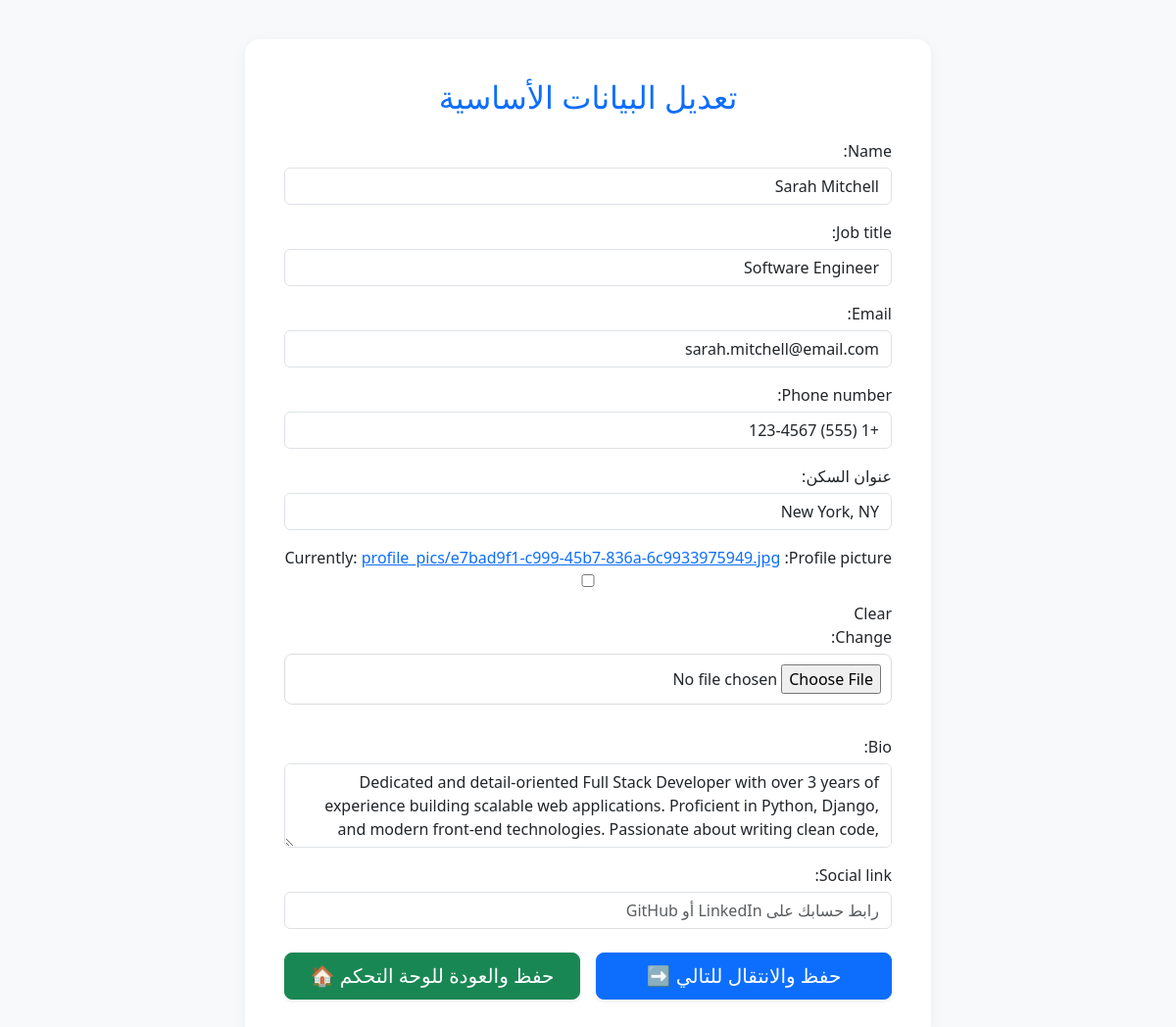
/edit/profile/19/ (signed in), run on an earlier commit of the app's database.
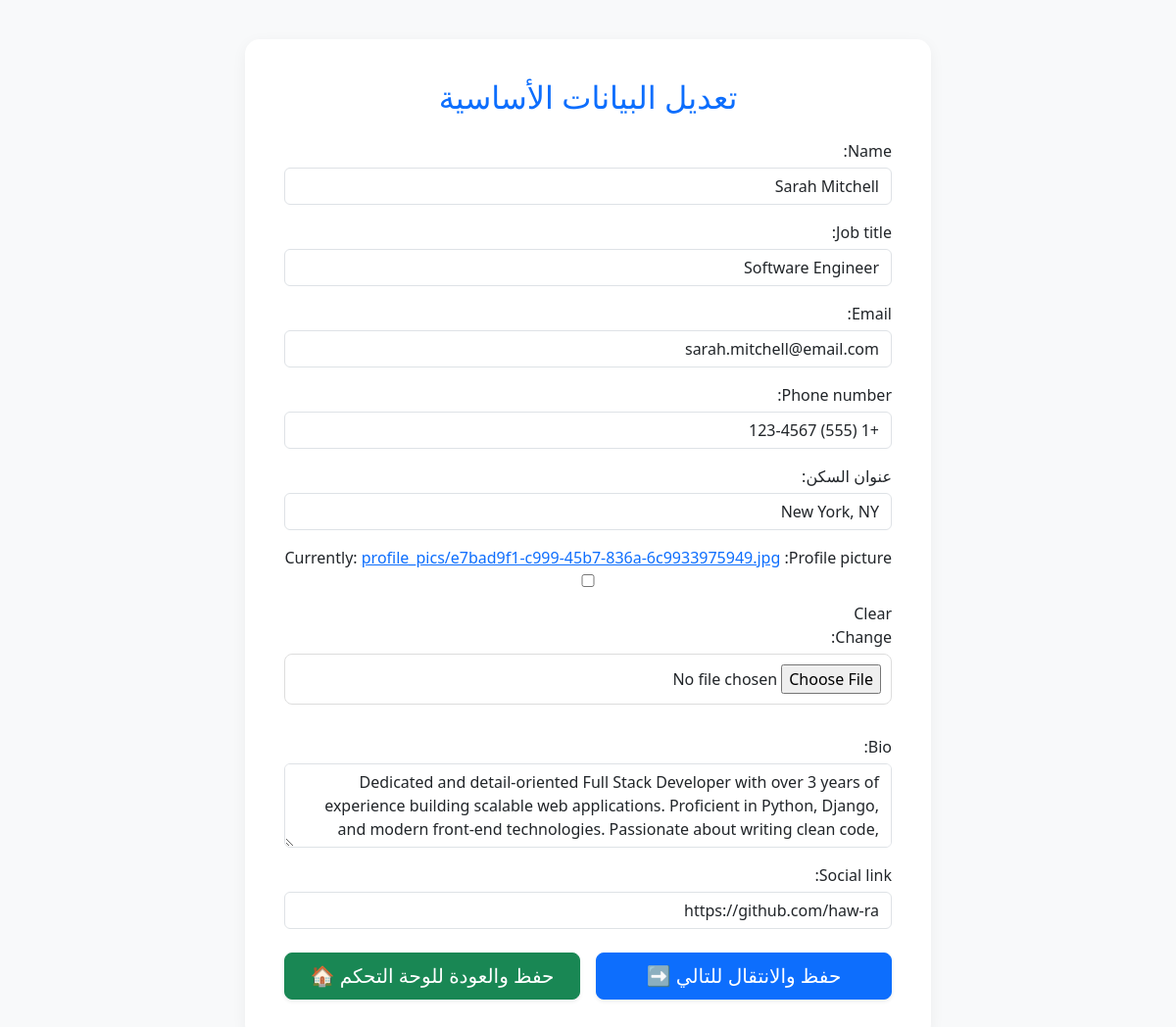
And on a later commit of the database.
### cv_app/models.py (models this page shows, shortened)
class Profile(models.Model):
    user = models.ForeignKey(settings.AUTH_USER_MODEL, on_delete=models.CASCADE, null=True, blank=True)
    STYLE_CHOICES = [
        ('classic', 'كلاسيك أبيض - Classic White'),
        ('modern-dark', 'مودرن غامق - Modern Dark'),
        ('creative-blue', 'إبداعي أزرق - Creative Blue'),
        ('elegant', 'أنيق ومقسم - Elegant Minimal'),
    ]
    name = models.CharField(max_length=100)
    job_title = models.CharField(max_length=100)
    email = models.EmailField()
    phone_number = models.CharField(max_length=20, blank=True, null=True) # رقم الموبايل
    address = models.CharField(max_length=200, blank=True, null=True, verbose_name="عنوان السكن")
    profile_picture = models.ImageField(upload_to='profile_pics/', blank=True, null=True) # الصورة الشخصية
    cv_style = models.CharField(
        max_length=30,
        choices=STYLE_CHOICES,
        default='classic',
        verbose_name='نمط السيرة الذاتية'
    )
    bio = models.TextField()
    social_link = models.URLField(blank=True, null=True)

### cv_app/views.py (the view)
# urls.py: path('edit/profile/<int:profile_id>/', views.edit_profile, name='edit_profile'),
@login_required
def edit_profile(request, profile_id):
    profile = get_object_or_404(Profile, id=profile_id, user=request.user)
    if request.method == 'POST':
        form = ProfileForm(request.POST, request.FILES, instance=profile)
        if form.is_valid():
            form.save()
            if request.POST.get('save_action') == 'next':
                return redirect('add_education', profile_id=profile.id)
            else:
                return redirect('dashboard')
    else:
        form = ProfileForm(instance=profile)
    return render(request, 'edit_profile.html', {'form': form, 'profile': profile})

### cv_app/forms.py
class ProfileForm(forms.ModelForm):
    class Meta:
        model = Profile
        fields = ['name', 'job_title', 'email', 'phone_number', 'address', 'profile_picture', 'bio', 'social_link']
        widgets = {
            'name': forms.TextInput(attrs={'class': 'form-control', 'placeholder': 'الاسم الكامل'}),
            'job_title': forms.TextInput(attrs={'class': 'form-control', 'placeholder': 'المسمى الوظيفي (مثلاً: مطور برمجيات)'}),
            'email': forms.EmailInput(attrs={'class': 'form-control', 'placeholder': 'البريد الإلكتروني'}),
            'bio': forms.Textarea(attrs={'class': 'form-control', 'rows': 3, 'placeholder': 'اكتب نبذة مختصرة عن مهاراتك وشغفك...'}),
            'social_link': forms.URLInput(attrs={'class': 'form-control', 'placeholder': 'رابط حسابك على LinkedIn أو GitHub'}),
            'phone_number': forms.TextInput(attrs={'class': 'form-control', 'placeholder': 'رقم الموبايل (اختياري)'}),
            'address': forms.TextInput(attrs={'class': 'form-control', 'placeholder': 'عنوان السكن (اختياري)'}),
            'cv_style': forms.Select(attrs={'class': 'form-control'}),
        }

### cv_app/templates/edit_profile.html (shortened to what this page needs)
<!DOCTYPE html>
<html lang="ar" dir="rtl">
<head>
    <link href="https://cdn.jsdelivr.net/npm/bootstrap@5.3.0/dist/css/bootstrap.min.css" rel="stylesheet">
</head>
<body>
<div class="container">
    <div class="form-container">
        <h2 class="text-primary mb-4 text-center">تعديل البيانات الأساسية</h2>
        <form method="POST" enctype="multipart/form-data">
            {{ form.as_p }}
            <div class="d-flex flex-column flex-md-row justify-content-between gap-3 mt-4">
                <button type="submit" name="save_action" value="next" class="btn btn-primary btn-lg shadow-sm w-100">
                    حفظ والانتقال للتالي ➡️
                </button>
                <button type="submit" name="save_action" value="exit" class="btn btn-success btn-lg shadow-sm w-100">
                    حفظ والعودة للوحة التحكم 🏠
                </button>
            </div>
        </form>
    </div>
</div>
</body>
</html>

What changed in the data, as far as the page shows it:
changed Profile "Sarah Mitchell": social_link (not shown) → "https://github.com/haw-ra"
